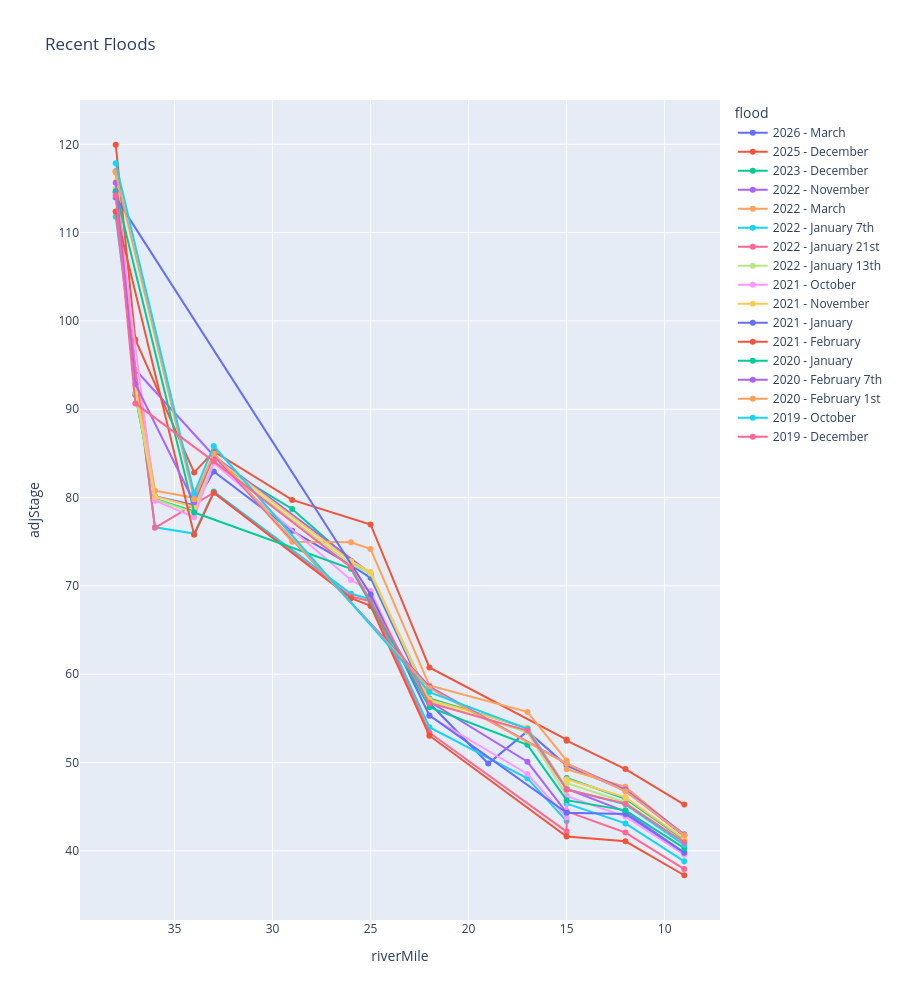

Write notebook code for a chart like this one.
### Code cell
import plotly.express as px

fig = px.line(group_df, x="riverMile", y="adjStage", title='Recent Floods', color="flood", markers=True, height=1000)
fig['layout']['xaxis']['autorange'] = "reversed"

fig.show()

### Figure 1 — Plotly figure (JSON) as saved in the notebook; plotly's stock layout.template omitted (floating-point values rounded to 4 significant figures)
{"data": [{"hovertemplate": "flood=2026 - March<br>riverMile=%{x}<br>adjStage=%{y}<extra></extra>", "legendgroup": "2026 - March", "line": {"color": "#636efa", "dash": "solid"}, "marker": {"symbol": "circle"}, "mode": "lines+markers", "name": "2026 - March", "orientation": "v", "showlegend": true, "type": "scatter", "x": [9, 12, 15, 17, 19, 22, 25, 26, 29, 33, 34, 36, 37, 38], "xaxis": "x", "y": [41.67, 46.81, 49.65, 53.55, 49.88, 56.73, 70.91, 72.34, 76.23, 82.96, 79.13, 80.16, 91.63, 114.6], "yaxis": "y"}, {"hovertemplate": "flood=2025 - December<br>riverMile=%{x}<br>adjStage=%{y}<extra></extra>", "legendgroup": "2025 - December", "line": {"color": "#EF553B", "dash": "solid"}, "marker": {"symbol": "circle"}, "mode": "lines+markers", "name": "2025 - December", "orientation": "v", "showlegend": true, "type": "scatter", "x": [9, 12, 15, 15, 22, 25, 29, 33, 34, 37, 38], "xaxis": "x", "y": [45.23, 49.25, 52.47, 52.59, 60.76, 76.95, 79.73, 85.22, 82.83, 97.91, 120.0], "yaxis": "y"}, {"hovertemplate": "flood=2023 - December<br>riverMile=%{x}<br>adjStage=%{y}<extra></extra>", "legendgroup": "2023 - December", "line": {"color": "#00cc96", "dash": "solid"}, "marker": {"symbol": "circle"}, "mode": "lines+markers", "name": "2023 - December", "orientation": "v", "showlegend": true, "type": "scatter", "x": [9, 12, 15, 15, 17, 22, 25, 26, 29, 33, 34, 36, 37, 38], "xaxis": "x", "y": [41.23, 45.89, 48.24, 47.04, 53.89, 57.24, 71.29, 72.84, 78.71, 84.12, 78.42, 79.85, 91.72, 114.6], "yaxis": "y"}, {"hovertemplate": "flood=2022 - November <br>riverMile=%{x}<br>adjStage=%{y}<extra></extra>", "legendgroup": "2022 - November ", "line": {"color": "#ab63fa", "dash": "solid"}, "marker": {"symbol": "circle"}, "mode": "lines+markers", "name": "2022 - November ", "orientation": "v", "showlegend": true, "type": "scatter", "x": [9, 12, 15, 15, 17, 22, 25, 33, 37, 38], "xaxis": "x", "y": [39.76, 44.44, 47.03, 44.31, 50.08, 56.9, 71.41, 84.73, 94.47, 117.0], "yaxis": "y"}, {"hovertemplate": "flood=2022 - March<br>riverMile=%{x}<br>adjStage=%{y}<extra></extra>", "legendgroup": "2022 - March", "line": {"color": "#FFA15A", "dash": "solid"}, "marker": {"symbol": "circle"}, "mode": "lines+markers", "name": "2022 - March", "orientation": "v", "showlegend": true, "type": "scatter", "x": [9, 12, 15, 15, 17, 22, 25, 26, 29, 33, 34, 36, 37, 38], "xaxis": "x", "y": [41.76, 47.24, 49.23, 50.21, 55.73, 58.73, 74.17, 74.93, 74.99, 84.96, 79.97, 80.77, 94.47, 116.9], "yaxis": "y"}, {"hovertemplate": "flood=2022 - January 7th<br>riverMile=%{x}<br>adjStage=%{y}<extra></extra>", "legendgroup": "2022 - January 7th", "line": {"color": "#19d3f3", "dash": "solid"}, "marker": {"symbol": "circle"}, "mode": "lines+markers", "name": "2022 - January 7th", "orientation": "v", "showlegend": true, "type": "scatter", "x": [9, 12, 15, 15, 17, 22, 25, 26, 33, 34, 36, 38], "xaxis": "x", "y": [38.81, 43.1, 45.35, 43.36, 48.2, 54.0, 68.47, 69.11, 80.69, 75.92, 76.63, 111.8], "yaxis": "y"}, {"hovertemplate": "flood=2022 - January 21st<br>riverMile=%{x}<br>adjStage=%{y}<extra></extra>", "legendgroup": "2022 - January 21st", "line": {"color": "#FF6692", "dash": "solid"}, "marker": {"symbol": "circle"}, "mode": "lines+markers", "name": "2022 - January 21st", "orientation": "v", "showlegend": true, "type": "scatter", "x": [9, 12, 15, 15, 22, 25, 26, 33, 36, 38], "xaxis": "x", "y": [37.93, 42.06, 44.47, 42.17, 53.37, 68.24, 68.8, 80.55, 76.57, 112.4], "yaxis": "y"}, {"hovertemplate": "flood=2022 - January 13th<br>riverMile=%{x}<br>adjStage=%{y}<extra></extra>", "legendgroup": "2022 - January 13th", "line": {"color": "#B6E880", "dash": "solid"}, "marker": {"symbol": "circle"}, "mode": "lines+markers", "name": "2022 - January 13th", "orientation": "v", "showlegend": true, "type": "scatter", "x": [9, 12, 15, 15, 17, 22, 25, 26, 33, 34, 36, 37, 38], "xaxis": "x", "y": [40.83, 45.49, 47.66, 46.28, 53.41, 56.93, 71.39, 72.45, 84.24, 78.29, 79.79, 91.82, 115.0], "yaxis": "y"}, {"hovertemplate": "flood=2021 - October<br>riverMile=%{x}<br>adjStage=%{y}<extra></extra>", "legendgroup": "2021 - October", "line": {"color": "#FF97FF", "dash": "solid"}, "marker": {"symbol": "circle"}, "mode": "lines+markers", "name": "2021 - October", "orientation": "v", "showlegend": true, "type": "scatter", "x": [9, 12, 15, 15, 17, 22, 25, 26, 33, 34, 36, 38], "xaxis": "x", "y": [39.56, 43.87, 46.2, 43.79, 48.7, 55.26, 69.43, 70.66, 83.93, 77.78, 79.65, 114.6], "yaxis": "y"}, {"hovertemplate": "flood=2021 - November<br>riverMile=%{x}<br>adjStage=%{y}<extra></extra>", "legendgroup": "2021 - November", "line": {"color": "#FECB52", "dash": "solid"}, "marker": {"symbol": "circle"}, "mode": "lines+markers", "name": "2021 - November", "orientation": "v", "showlegend": true, "type": "scatter", "x": [9, 12, 15, 15, 17, 22, 25, 26, 33, 34, 36, 37, 38], "xaxis": "x", "y": [41.35, 46.05, 48.11, 47.11, 53.96, 57.12, 71.57, 72.79, 84.59, 78.95, 80.13, 92.64, 115.8], "yaxis": "y"}, {"hovertemplate": "flood=2021 - January<br>riverMile=%{x}<br>adjStage=%{y}<extra></extra>", "legendgroup": "2021 - January", "line": {"color": "#636efa", "dash": "solid"}, "marker": {"symbol": "circle"}, "mode": "lines+markers", "name": "2021 - January", "orientation": "v", "showlegend": true, "type": "scatter", "x": [9, 12, 15, 22, 25, 38], "xaxis": "x", "y": [39.79, 44.17, 44.31, 55.33, 69.02, 114.0], "yaxis": "y"}, {"hovertemplate": "flood=2021 - February<br>riverMile=%{x}<br>adjStage=%{y}<extra></extra>", "legendgroup": "2021 - February", "line": {"color": "#EF553B", "dash": "solid"}, "marker": {"symbol": "circle"}, "mode": "lines+markers", "name": "2021 - February", "orientation": "v", "showlegend": true, "type": "scatter", "x": [9, 12, 15, 22, 25, 26, 33, 34, 38], "xaxis": "x", "y": [37.23, 41.07, 41.61, 53.03, 67.73, 68.6, 80.56, 75.78, 112.4], "yaxis": "y"}, {"hovertemplate": "flood=2020 - January<br>riverMile=%{x}<br>adjStage=%{y}<extra></extra>", "legendgroup": "2020 - January", "line": {"color": "#00cc96", "dash": "solid"}, "marker": {"symbol": "circle"}, "mode": "lines+markers", "name": "2020 - January", "orientation": "v", "showlegend": true, "type": "scatter", "x": [9, 12, 15, 17, 22, 26, 34, 38], "xaxis": "x", "y": [40.3, 44.58, 45.73, 52.0, 56.26, 71.93, 78.32, 114.7], "yaxis": "y"}, {"hovertemplate": "flood=2020 - February 7th<br>riverMile=%{x}<br>adjStage=%{y}<extra></extra>", "legendgroup": "2020 - February 7th", "line": {"color": "#ab63fa", "dash": "solid"}, "marker": {"symbol": "circle"}, "mode": "lines+markers", "name": "2020 - February 7th", "orientation": "v", "showlegend": true, "type": "scatter", "x": [9, 12, 15, 22, 33, 34, 37, 38], "xaxis": "x", "y": [41.88, 46.94, 49.87, 58.6, 84.75, 79.44, 92.87, 115.6], "yaxis": "y"}, {"hovertemplate": "flood=2020 - February 1st<br>riverMile=%{x}<br>adjStage=%{y}<extra></extra>", "legendgroup": "2020 - February 1st", "line": {"color": "#FFA15A", "dash": "solid"}, "marker": {"symbol": "circle"}, "mode": "lines+markers", "name": "2020 - February 1st", "orientation": "v", "showlegend": true, "type": "scatter", "x": [9, 12, 15, 22, 33, 34, 38], "xaxis": "x", "y": [41.76, 46.74, 49.86, 58.42, 84.97, 79.82, 116.8], "yaxis": "y"}, {"hovertemplate": "flood=2019 - October<br>riverMile=%{x}<br>adjStage=%{y}<extra></extra>", "legendgroup": "2019 - October", "line": {"color": "#19d3f3", "dash": "solid"}, "marker": {"symbol": "circle"}, "mode": "lines+markers", "name": "2019 - October", "orientation": "v", "showlegend": true, "type": "scatter", "x": [9, 12, 15, 17, 22, 33, 34, 38], "xaxis": "x", "y": [40.65, 45.26, 46.96, 53.81, 57.97, 85.84, 80.47, 117.8], "yaxis": "y"}, {"hovertemplate": "flood=2019 - December<br>riverMile=%{x}<br>adjStage=%{y}<extra></extra>", "legendgroup": "2019 - December", "line": {"color": "#FF6692", "dash": "solid"}, "marker": {"symbol": "circle"}, "mode": "lines+markers", "name": "2019 - December", "orientation": "v", "showlegend": true, "type": "scatter", "x": [9, 12, 15, 17, 22, 26, 33, 37, 38], "xaxis": "x", "y": [40.97, 45.34, 46.94, 53.62, 56.74, 72.12, 84.1, 90.66, 114.2], "yaxis": "y"}], "layout": {"height": 1000, "legend": {"title": {"text": "flood"}, "tracegroupgap": 0}, "title": {"text": "Recent Floods"}, "xaxis": {"anchor": "y", "autorange": "reversed", "domain": [0, 1], "title": {"text": "riverMile"}}, "yaxis": {"anchor": "x", "domain": [0, 1], "title": {"text": "adjStage"}}}}
